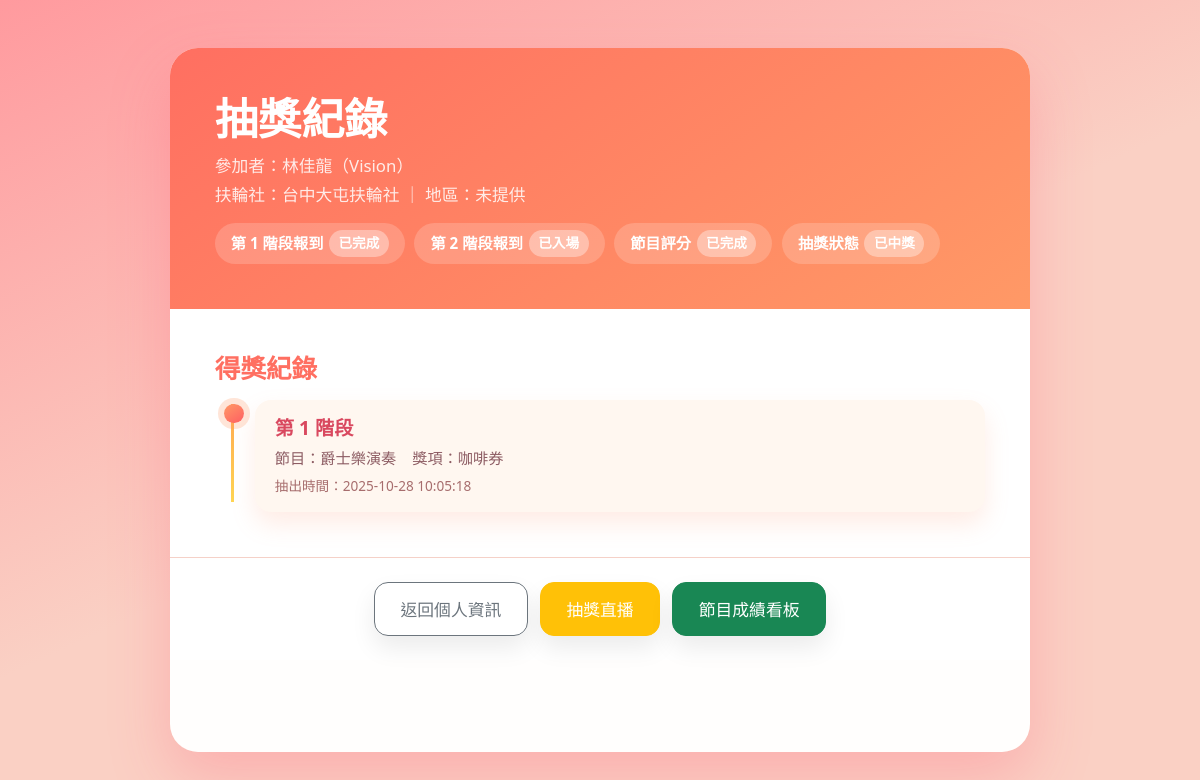
/attendees/2529/raffle_result, run on the app's committed database.
### annual_event_app/app.py (models this page shows, shortened)
class Attendee(db.Model):
    id = db.Column(db.Integer, primary_key=True)
    name = db.Column(db.String(100), nullable=False)
    call_name = db.Column(db.String(100))
    club_name = db.Column(db.String(100))
    district = db.Column(db.String(20))
    event_checked_in = db.Column('checked_in', db.Boolean, default=False)
    show_checked_in = db.Column(db.Boolean, default=False)
    login_account = db.Column(db.String(64), unique=True)
    password_hash = db.Column(db.String(255))
    has_drawn = db.Column(db.Boolean, default=False)
    has_voted = db.Column(db.Boolean, default=False)
    created_at = db.Column(db.DateTime, default=datetime.utcnow)
    votes = db.relationship('Vote', backref='attendee', lazy=True)

class RaffleResult(db.Model):
    id = db.Column(db.Integer, primary_key=True)
    attendee_id = db.Column(db.Integer, db.ForeignKey('attendee.id'), nullable=False)
    performance_id = db.Column(db.Integer, db.ForeignKey('performance.id'), nullable=False)
    prize_id = db.Column(db.Integer, db.ForeignKey('prize.id'))
    phase = db.Column(db.Integer, nullable=False, default=1)
    prize_name = db.Column(db.String(100))
    prize_description = db.Column(db.Text)
    drawn_at = db.Column(db.DateTime, default=datetime.utcnow)
    performance = db.relationship('Performance', backref='raffle_results')
    attendee = db.relationship('Attendee')
    prize = db.relationship('Prize')

class Performance(db.Model):
    id = db.Column(db.Integer, primary_key=True)
    title = db.Column(db.String(150), nullable=False)
    description = db.Column(db.Text)
    votes = db.relationship('Vote', backref='performance', lazy=True)

### annual_event_app/app.py (the view)
@app.route('/attendees/<int:attendee_id>/raffle_result')
def attendee_raffle_result(attendee_id):
    attendee = Attendee.query.get_or_404(attendee_id)
    results = RaffleResult.query.filter_by(attendee_id=attendee.id).order_by(RaffleResult.drawn_at.desc()).all()
    return render_template('raffle_result.html', attendee=attendee, results=results)

### annual_event_app/templates/raffle_result.html (shortened to what this page needs)
<!DOCTYPE html>
<html lang="zh-Hant">
<head>
    <link rel="stylesheet" href="https://cdn.jsdelivr.net/npm/bootstrap@5.3.3/dist/css/bootstrap.min.css">
</head>
<body>
    <div class="result-card">
        <div class="result-header">
            <h1>抽獎紀錄</h1>
            <p class="meta">參加者：{{ attendee.name }}{% if attendee.call_name %}（{{ attendee.call_name }}）{% endif %}</p>
            <p class="meta">扶輪社：{{ attendee.club_name or '未提供' }} ｜ 地區：{{ attendee.district or '未提供' }}</p>
            <div class="status-badges">
                <div class="status-badge">第 1 階段報到<span>{{ '已完成' if attendee.event_checked_in else '尚未完成' }}</span></div>
                <div class="status-badge">第 2 階段報到<span>
                    {% if attendee.show_checked_in %}
                    已入場
                    {% elif attendee.event_checked_in %}
                    待入場
                    {% else %}
                    尚未開放
                    {% endif %}
                </span></div>
                <div class="status-badge">節目評分<span>{{ '已完成' if attendee.has_voted else '尚未完成' }}</span></div>
                <div class="status-badge">抽獎狀態<span>{{ '已中獎' if attendee.has_drawn else '尚未中獎' }}</span></div>
            </div>
        </div>
        <div class="timeline">
            <h2>得獎紀錄</h2>
            {% if results and results|length > 0 %}
                {% for result in results %}
                <div class="timeline-item">
                    <div class="timeline-dot"></div>
                    <div class="timeline-card">
                        <h5>第 {{ result.phase }} 階段</h5>
                        <div class="timeline-meta">
                            <span>節目：{{ result.performance.title if result.performance else '未指定' }}</span>
                            <span>獎項：{{ result.prize_name or '未設定' }}</span>
                        </div>
                        <div class="timeline-time">
                            抽出時間：{{ result.drawn_at.strftime('%Y-%m-%d %H:%M:%S') if result.drawn_at else '—' }}
                        </div>
                    </div>
                </div>
                {% endfor %}
            {% else %}
            <div class="empty-state">
                目前尚未抽中任何獎項，請持續關注抽獎直播畫面。
            </div>
            {% endif %}
        </div>
        <div class="action-bar">
            <a href="{{ url_for('index', attendee_id=attendee.id) }}" class="btn btn-outline-secondary">返回個人資訊</a>
            <a href="{{ url_for('raffle_page') }}" class="btn btn-warning text-white">抽獎直播</a>
            <a href="{{ url_for('scoreboard') }}" class="btn btn-success text-white">節目成績看板</a>
        </div>
    </div>
</body>
</html>

### annual_event_app/templates/raffle_result.html (style rules this page uses)
body { background: linear-gradient(155deg, #ff9a9e 0%, #fad0c4 50%, #fad0c4 100%); min-height: 100vh; font-size: 18px; display: flex; align-items: stretch; justify-content: center; padding: clamp(1.5rem, 4vw, 3rem) clamp(1rem, 4vw, 2.5rem); }
.result-card { width: 100%; max-width: 860px; background: rgba(255, 255, 255, 0.97); border-radius: 28px; box-shadow: 0 25px 60px rgba(255, 90, 120, 0.28); overflow: hidden; }
.result-header { background: linear-gradient(145deg, #ff6f61 0%, #ff9966 100%); color: #fff; padding: clamp(1.8rem, 4vw, 2.8rem); }
.result-header h1 { font-size: clamp(2.1rem, 5vw, 2.7rem); font-weight: 700; margin-bottom: 0.5rem; }
.result-header .meta { color: rgba(255, 255, 255, 0.85); font-size: 1.05rem; margin: 0.25rem 0; }
.status-badges { display: flex; flex-wrap: wrap; gap: 0.6rem; margin-top: 1rem; }
.status-badge { border-radius: 999px; padding: 0.45rem 1rem; font-weight: 600; font-size: 0.95rem; background: rgba(255, 255, 255, 0.18); display: inline-flex; align-items: center; gap: 0.35rem; }
.status-badge span { display: inline-block; padding: 0.2rem 0.6rem; border-radius: 999px; background: rgba(255, 255, 255, 0.35); font-size: 0.85rem; }
.timeline { padding: clamp(1.8rem, 4vw, 2.8rem); background: #fff; }
.timeline h2 { font-weight: 700; color: #ff6f61; font-size: 1.6rem; margin-bottom: 1rem; }
.timeline-item { position: relative; padding-left: 2.5rem; margin-bottom: 1.5rem; }
.timeline-item:last-child { margin-bottom: 0; }
.timeline-item::before { content: ''; position: absolute; left: 1rem; top: 0.25rem; bottom: -1.2rem; width: 3px; background: linear-gradient(180deg, #ffa751 0%, #ffd452 100%); }
.timeline-item:last-child::before { bottom: 0.65rem; }
.timeline-dot { position: absolute; left: 0.6rem; top: 0.2rem; width: 1.2rem; height: 1.2rem; border-radius: 50%; background: linear-gradient(145deg, #ff9966, #ff5e62); box-shadow: 0 0 0 6px rgba(255, 153, 102, 0.25); }
.timeline-card { background: #fff7f0; border-radius: 16px; padding: 1rem 1.25rem; box-shadow: 0 12px 25px rgba(255, 152, 109, 0.18); }
.timeline-card h5 { font-size: 1.2rem; font-weight: 600; margin-bottom: 0.5rem; color: #d9485f; }
.timeline-meta { font-size: 0.95rem; color: #8d5c63; margin-bottom: 0.35rem; }
.timeline-meta span { display: inline-block; margin-right: 0.75rem; }
.timeline-time { font-size: 0.85rem; color: #a76d6d; }
.action-bar { padding: 1.5rem; background: #fff; border-top: 1px solid #f5d1c8; display: flex; flex-wrap: wrap; gap: 0.75rem; justify-content: center; }
.action-bar .btn { border-radius: 14px; font-size: 1.05rem; padding: 0.85rem 1.6rem; box-shadow: 0 12px 24px rgba(0, 0, 0, 0.08); }

### data on the page
Attendee: name "林佳龍", call_name "Vision", club_name "台中大屯扶輪社", district "未提供", checked_in "已完成", has_voted "已完成", has_drawn "已中獎"
RaffleResult: phase "1", performance "爵士樂演奏", prize_name "咖啡券", drawn_at "2025-10-28 10:05:18"
